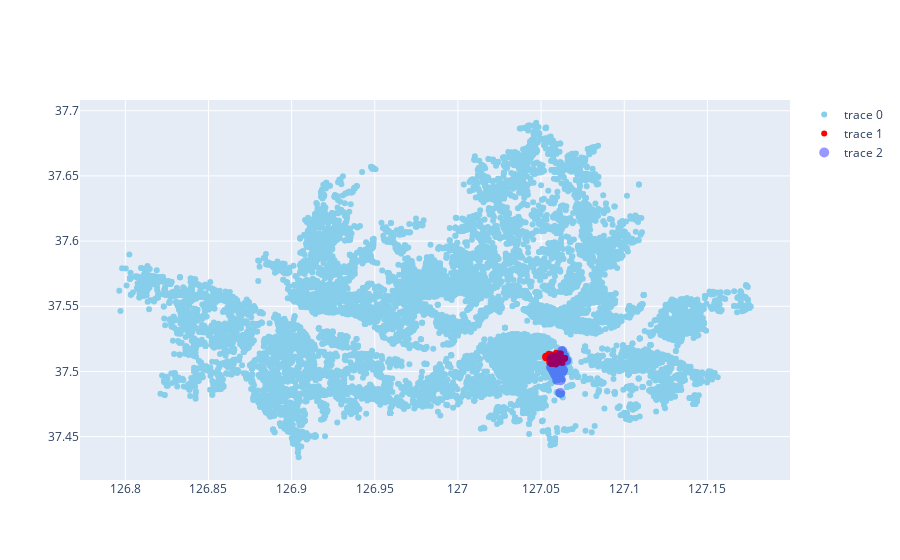

Here is the notebook cell this chart was saved with:
### Code cell
g = go.Scatter(x=cafe_clustered["경도"],y=cafe_clustered["위도"], mode="markers",
               marker=dict(color='SkyBlue'))
g1 = go.Scatter(x=gangnam["경도"],y=gangnam["위도"], mode="markers", 
                marker=dict(color='Red'))
g2 = go.Scatter(x=gangnam_comarea["longitude"],y=gangnam_comarea["latitude"], mode="markers",
                opacity=0.4, marker=dict(color='Blue',size=10))
data = [g, g1, g2]
pyo.iplot(data)

### Figure 1 — Plotly figure (JSON) as saved in the notebook; plotly's stock layout.template omitted (floating-point values rounded to 4 significant figures; data arrays with more than 128 entries replaced by an {"elided": "..."} marker saying what was removed)
{"data": [{"marker": {"color": "SkyBlue"}, "mode": "markers", "type": "scatter", "x": {"elided": "16700 float values"}, "y": {"elided": "16700 float values"}}, {"marker": {"color": "Red"}, "mode": "markers", "type": "scatter", "x": {"elided": "160 float values"}, "y": {"elided": "160 float values"}}, {"marker": {"color": "Blue", "size": 10}, "mode": "markers", "opacity": 0.4, "type": "scatter", "x": [127.1, 127.1, 127.1, 127.1, 127.1, 127.1, 127.1, 127.1, 127.1, 127.1, 127.1, 127.1, 127.1, 127.1, 127.1, 127.1, 127.1, 127.1, 127.1, 127.1, 127.1], "y": [37.51, 37.51, 37.51, 37.51, 37.51, 37.51, 37.5, 37.5, 37.5, 37.5, 37.49, 37.49, 37.51, 37.5, 37.52, 37.48, 37.5, 37.5, 37.5, 37.5, 37.5]}], "layout": {}}
